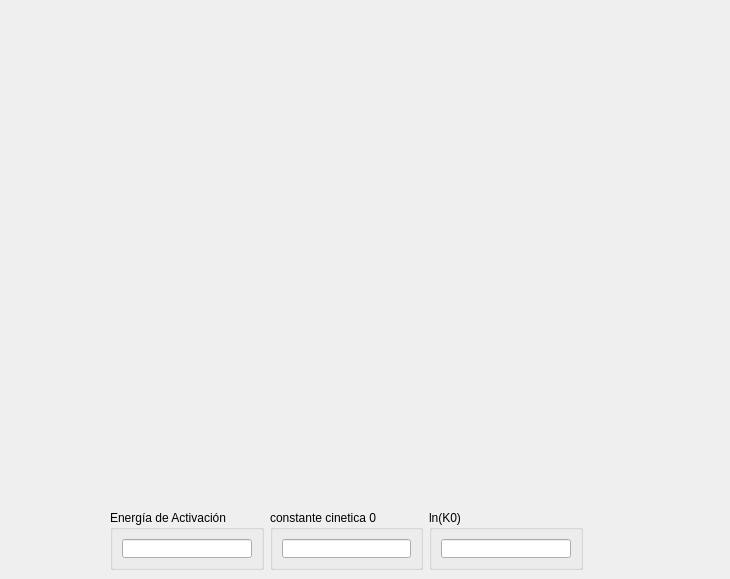
            <widget class="QWidget" name="tab">
             <attribute name="title">
              <string>Arrenius</string>
             </attribute>
             <widget class="QWidget" name="verticalLayoutWidget">
              <property name="geometry">
               <rect>
                <x>20</x>
                <y>10</y>
                <width>701</width>
                <height>291</height>
               </rect>
              </property>
              <layout class="QVBoxLayout" name="vista_grafico"/>
             </widget>
             <widget class="QWidget" name="verticalLayoutWidget_2">
              <property name="geometry">
               <rect>
                <x>90</x>
                <y>310</y>
                <width>511</width>
                <height>161</height>
               </rect>
              </property>
              <layout class="QVBoxLayout" name="vista_tabla_df"/>
             </widget>
             <widget class="QWidget" name="layoutWidget">
              <property name="geometry">
               <rect>
                <x>110</x>
                <y>510</y>
                <width>473</width>
                <height>60</height>
               </rect>
              </property>
              <layout class="QHBoxLayout" name="horizontalLayout_16">
               <item>
                <widget class="QGroupBox" name="groupBox_13">
                 <property name="title">
                  <string>Energía de Activación</string>
                 </property>
                 <layout class="QHBoxLayout" name="horizontalLayout_13">
                  <item>
                   <widget class="QLineEdit" name="ea_r_final">
                    <property name="tabletTracking">
                     <bool>false</bool>
                    </property>
                    <property name="contextMenuPolicy">
                     <enum>Qt::DefaultContextMenu</enum>
                    </property>
                    <property name="toolTip">
                     <string extracomment="comentario aquí"/>
                    </property>
                    <property name="statusTip">
                     <string extracomment="cometario 2 aquí"/>
                    </property>
                    <property name="whatsThis">
                     <string extracomment="cometario 3 aquí"/>
                    </property>
                    <property name="text">
                     <string/>
                    </property>
                   </widget>
                  </item>
                 </layout>
                </widget>
               </item>
               <item>
                <widget class="QGroupBox" name="groupBox_14">
                 <property name="title">
                  <string>constante cinetica 0</string>
                 </property>
                 <layout class="QHBoxLayout" name="horizontalLayout_14">
                  <item>
                   <widget class="QLineEdit" name="k_0_calculado">
                    <property name="tabletTracking">
                     <bool>false</bool>
                    </property>
                    <property name="contextMenuPolicy">
                     <enum>Qt::DefaultContextMenu</enum>
                    </property>
                    <property name="toolTip">
                     <string extracomment="comentario aquí"/>
                    </property>
                    <property name="statusTip">
                     <string extracomment="cometario 2 aquí"/>
                    </property>
                    <property name="whatsThis">
                     <string extracomment="cometario 3 aquí"/>
                    </property>
                    <property name="text">
                     <string/>
                    </property>
                   </widget>
                  </item>
                 </layout>
                </widget>
               </item>
               <item>
                <widget class="QGroupBox" name="groupBox_15">
                 <property name="title">
                  <string>ln(K0)</string>
                 </property>
                 <layout class="QHBoxLayout" name="horizontalLayout_15">
                  <item>
                   <widget class="QLineEdit" name="ln_k_0_calculado">
                    <property name="tabletTracking">
                     <bool>false</bool>
                    </property>
                    <property name="contextMenuPolicy">
                     <enum>Qt::DefaultContextMenu</enum>
                    </property>
                    <property name="toolTip">
                     <string extracomment="comentario aquí"/>
                    </property>
                    <property name="statusTip">
                     <string extracomment="cometario 2 aquí"/>
                    </property>
                    <property name="whatsThis">
                     <string extracomment="cometario 3 aquí"/>
                    </property>
                    <property name="text">
                     <string/>
                    </property>
                   </widget>
                  </item>
                 </layout>
                </widget>
               </item>
              </layout>
             </widget>
            </widget>
